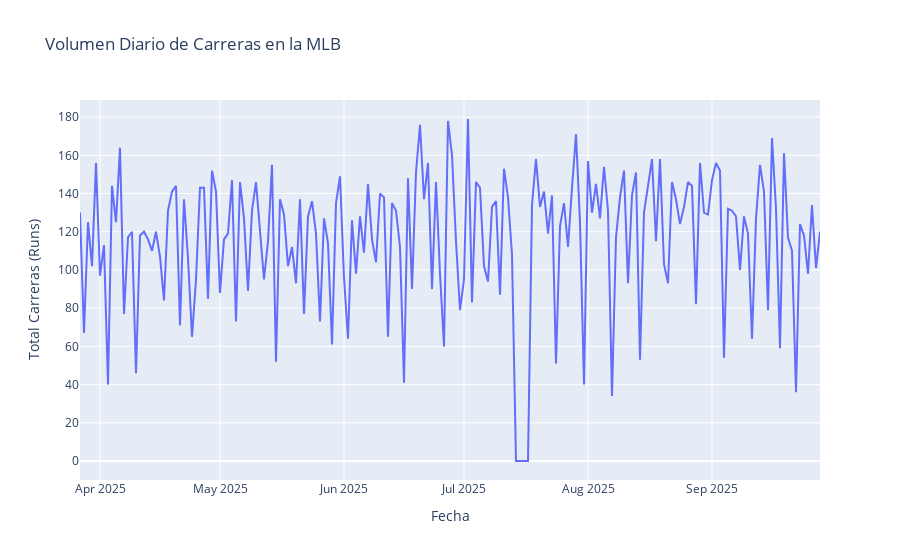

The notebook cell this image was saved under:
### Code cell
# @title Graficamos la serie de tiempo original
fig = go.Figure()
fig.add_trace(go.Scatter(x=ts_mlb.index, y=ts_mlb.values, mode='lines', name='Carreras Diarias'))

# Resaltar la diferencia entre Lunes/Jueves y Fines de Semana
fig.update_layout(
    title='Volumen Diario de Carreras en la MLB',
    xaxis_title='Fecha',
    yaxis_title='Total Carreras (Runs)'
)
fig.show()

### Figure 1 — Plotly figure (JSON) as saved in the notebook; plotly's stock layout.template omitted (floating-point values rounded to 4 significant figures; data arrays with more than 128 entries replaced by an {"elided": "..."} marker saying what was removed)
{"data": [{"mode": "lines", "name": "Carreras Diarias", "type": "scatter", "x": {"elided": "186 str values"}, "y": {"elided": "186 int values"}}], "layout": {"title": {"text": "Volumen Diario de Carreras en la MLB"}, "xaxis": {"title": {"text": "Fecha"}}, "yaxis": {"title": {"text": "Total Carreras (Runs)"}}}}
